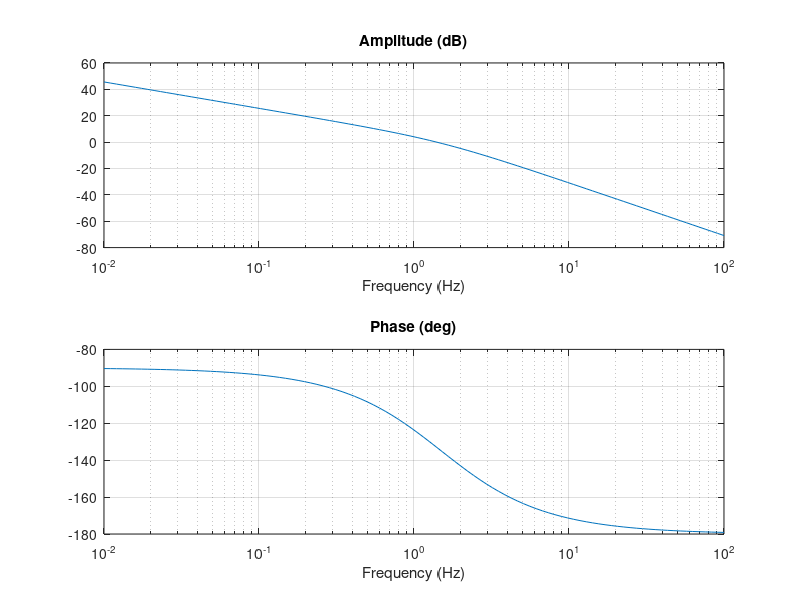

Write the MATLAB code that produced this figure.
N=100

Kp=30               % v/deg

Rwheel=0.025          % m
GM0=0.4/180*pi*Rwheel % m/s/v
f0=1.5                % Hz

f=logspace(-2,2,N);

% Set initial amplitude => Vout/Vin = Vout
err=ones(1,N);
% Kp
motor_voltage=Kp*err;
% Motor
speed=motor_voltage*GM0./(1+j*f/f0);
position_m=speed./(j*2*pi*f);
% Encoder
position_deg=360*position_m/(2*pi*Rwheel);
    
% Amplitude
subplot(2,1,1);
semilogx(f,20*log10(abs(position_deg)));
xlabel('Frequency (Hz)')
title('Amplitude (dB)')
grid();
% Phase
subplot(2,1,2);
semilogx(f,180/pi*angle(position_deg));
xlabel('Frequency (Hz)')
title('Phase (deg)')
grid();